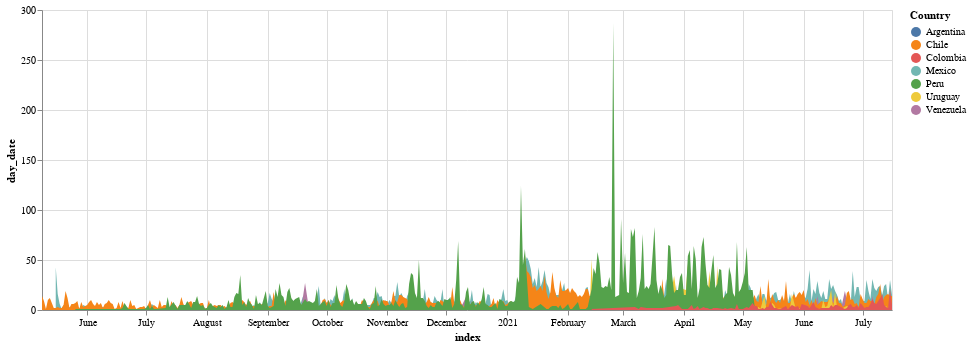

The notebook cell this image was saved under:
### Code cell
import altair as alt
alt.Chart(result).mark_area().encode(
    alt.X('index:T'),
    y = alt.Y("day_date:Q", stack=None),
    color = "Country",
    tooltip = ('index:T', 'day_date', 'Country')
).properties(
    width=850,
    height=300
)

### Figure 1 — Vega-Lite specification as saved in the notebook (floating-point values rounded to 4 significant figures; data arrays with more than 128 entries replaced by an {"elided": "..."} marker saying what was removed)
{"config": {"view": {"continuousWidth": 400, "continuousHeight": 300}}, "data": {"name": "data-a72d2b496b8769d940791f65eb9e01d9"}, "mark": "area", "encoding": {"color": {"type": "nominal", "field": "Country"}, "tooltip": [{"type": "temporal", "field": "index"}, {"type": "quantitative", "field": "day_date"}, {"type": "nominal", "field": "Country"}], "x": {"type": "temporal", "field": "index"}, "y": {"type": "quantitative", "field": "day_date", "stack": null}}, "height": 300, "width": 850, "$schema": "https://vega.github.io/schema/vega-lite/v4.8.1.json", "datasets": {"data-a72d2b496b8769d940791f65eb9e01d9": {"elided": "1774 records"}}}
